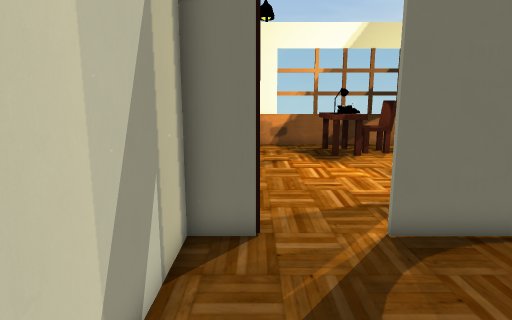
view 1 (above)

16 first-person views from a walk through a 3-D level made in the Unity game engine. The camera is 1.5 m above the floor, tilts 10° down and sees 75° across. The floor is counted in squares, 0.5 m on a side. Each view is taken from the middle of a square. On the plan, view 1 faces up. The plan holds only what a view shows up to about 20 squares ahead; the rest is blank. The place goes on beyond the plan. The player character is not drawn. Some animated figures are not drawn. Some surface patterns are stand-ins.

view 2
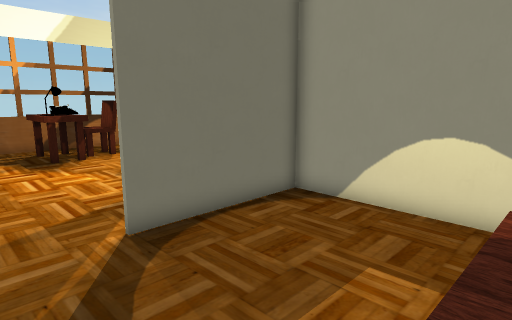

view 3
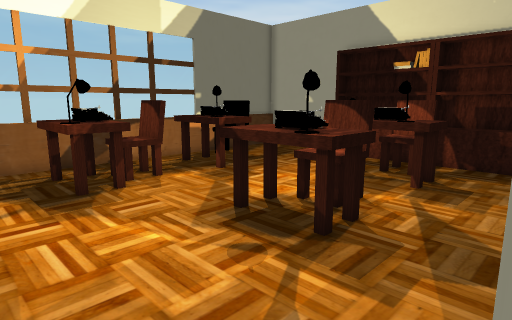

view 4
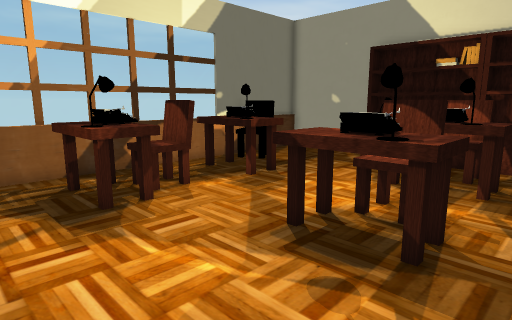

view 5
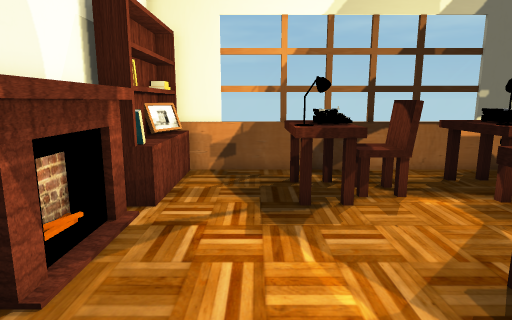

view 6
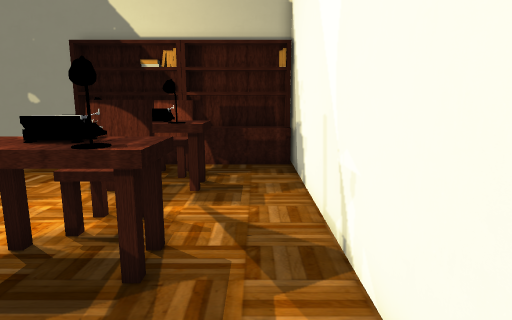

view 7
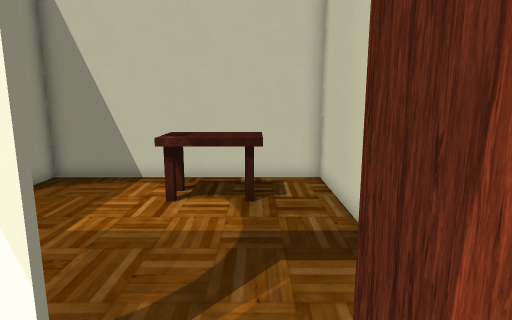

view 8
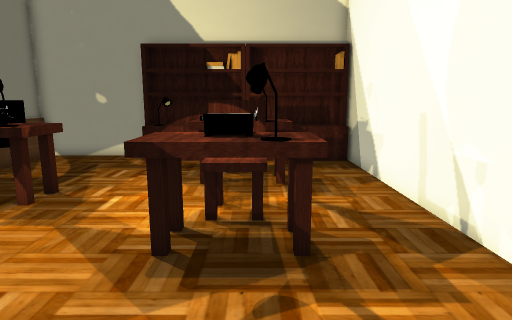

view 9
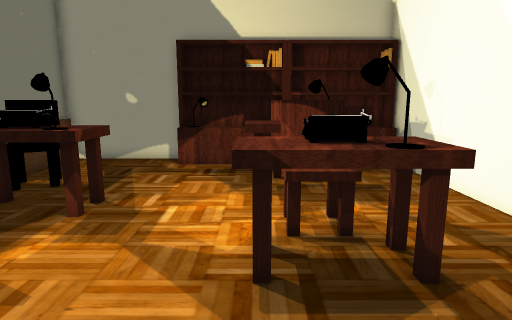

view 10
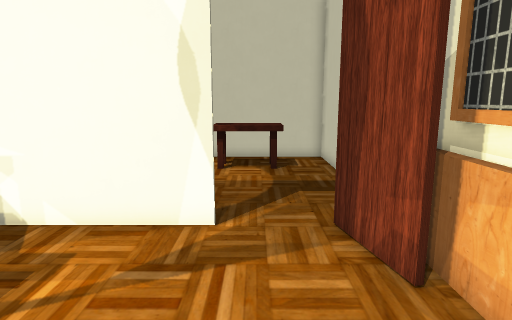

view 11
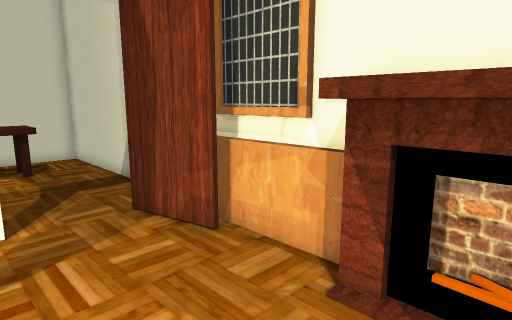

view 12
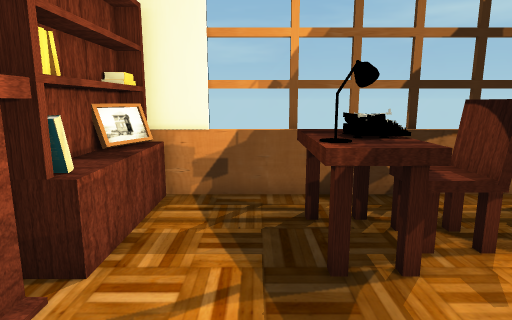

view 13
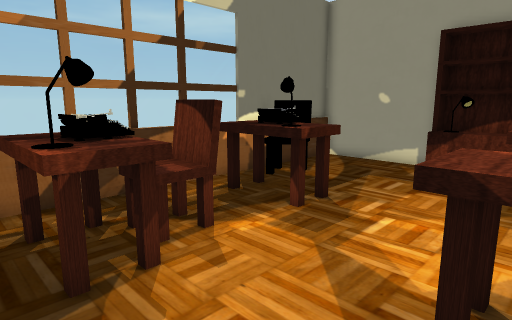

view 14
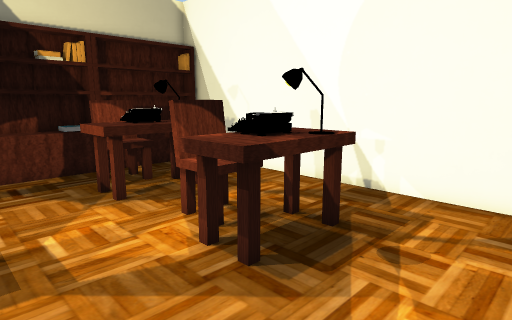

view 15
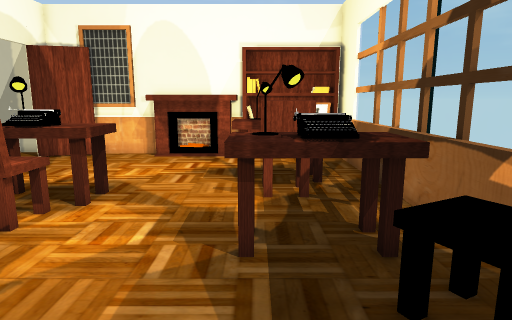

view 16
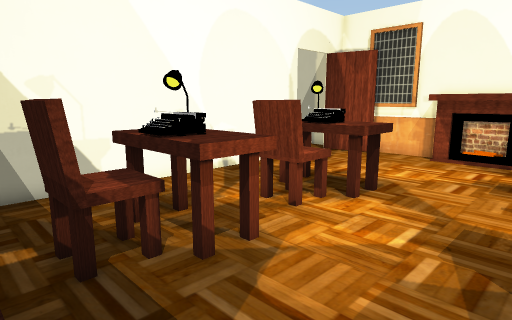

### Floor plan
Key: @ floor where view 1 was taken; # wall or solid block; . floor; O other object.
Columns run from 2 left of view 1 to 19 right of it. Each row starts with its distance up from view 1.
 24 ######################
 23  OO .     .     O  ..#
 22  OO...OOO...OOOO O...#
 21  OO...OOOOO.OOO O....#
 20  OO...OOOOO.OOO......#
 19  OO...OOOOO.OOO......#
 18 ##O...OOO....OO.....OO
 17 #OO.................OO
 16 #OO.................OO
 15 #OO.................OO
 14 #OO......OOO...OOO..OO
 13 ##O......OOOOO.OOOOOOO
 12 ##.......OOOOO.OOOOOOO
 11  #.......OOO...OOO..OO
 10  # .................OO
  9  ##.................OO
  8  ##.................OO
  7  ##...################
  6  #.........#
  5  #.........#
  4  #.........#
  3  #.........#
  2  #.........#
  1  #.........#
  0  #@OOOO....
 -1  #.OOOO....
 -2  #.........#
 -3  ###########

Positions as (right, up) in squares from view 1, and headings:
1: (0, 0), facing up
2: (0, 0), facing up-right
3: (1, 7), facing up-right
4: (1, 9), facing up-right
5: (3, 9), facing up
6: (2, 9), facing right
7: (1, 10), facing down
8: (1, 12), facing right
9: (2, 14), facing right
10: (2, 15), facing down
11: (4, 16), facing down-left
12: (3, 13), facing up
13: (3, 13), facing up-right
14: (3, 18), facing down-right
15: (18, 19), facing left
16: (18, 19), facing down-left
